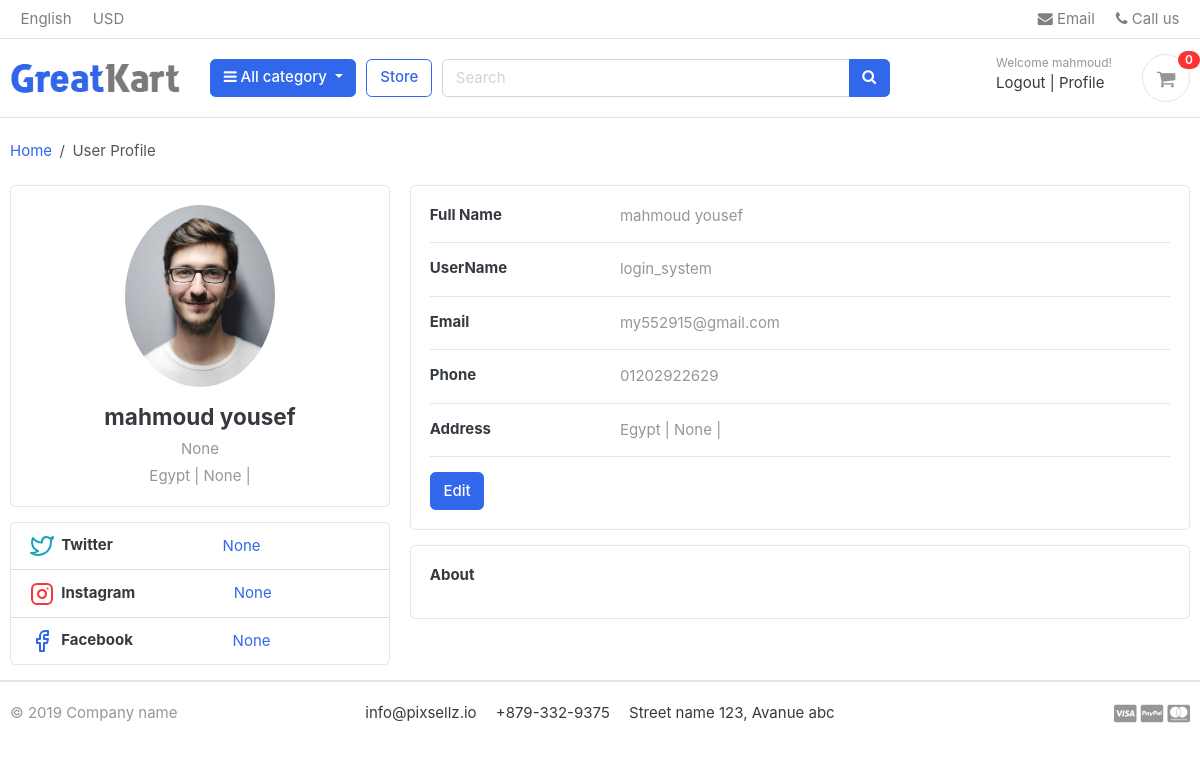
/accounts/profile/ (signed in), run on an earlier commit of the app's database.
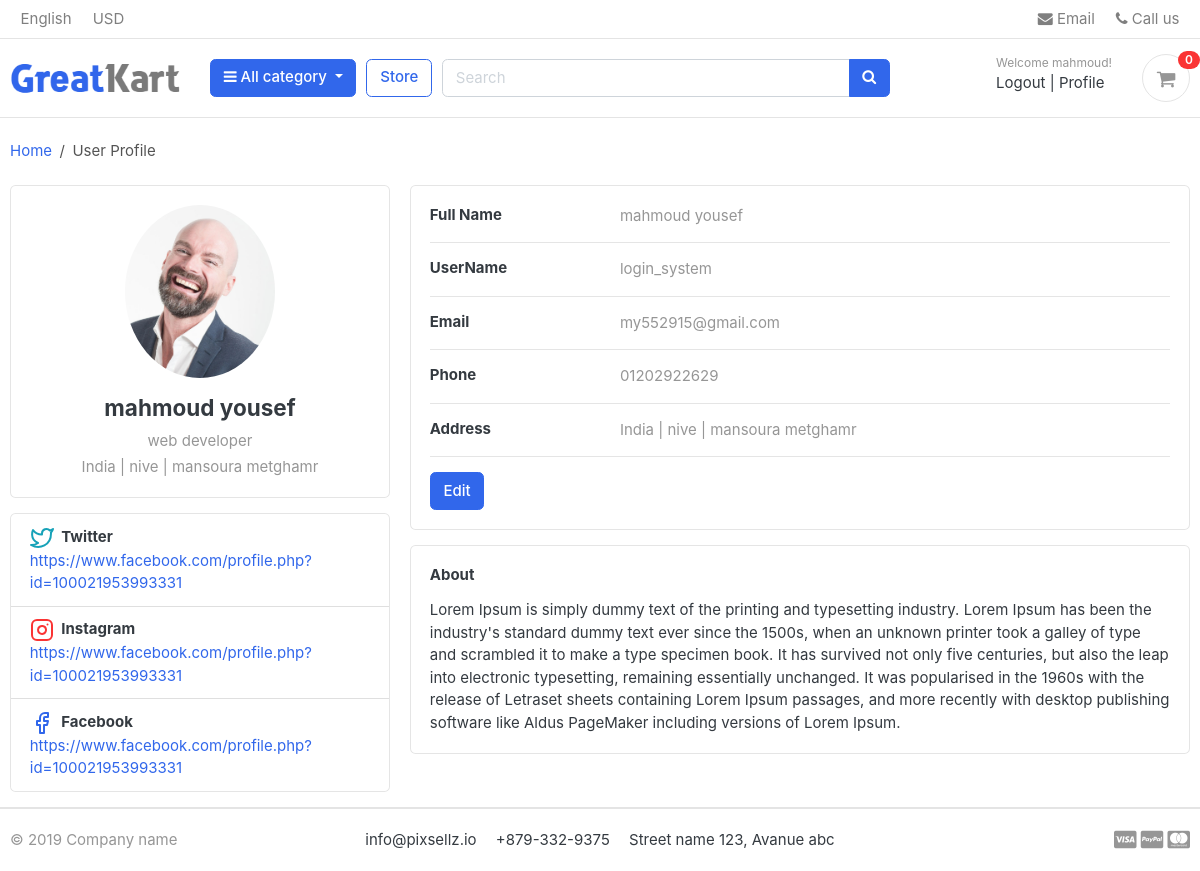
And on a later commit of the database.
### accounts/models.py (models this page shows, shortened)
class Account(AbstractBaseUser):
    first_name      = models.CharField(max_length=50)
    last_name       = models.CharField(max_length=50)
    username        = models.CharField(max_length=50, unique=True)
    email           = models.EmailField(max_length=100, unique=True)
    phone_number    = models.CharField(max_length=50)
    date_joined     = models.DateTimeField(auto_now_add=True)
    last_login      = models.DateTimeField(auto_now_add=True)
    is_admin        = models.BooleanField(default=False)
    is_staff        = models.BooleanField(default=False)
    is_active        = models.BooleanField(default=False)
    is_superadmin        = models.BooleanField(default=False)
    USERNAME_FIELD = 'email'
    REQUIRED_FIELDS = ['username', 'first_name', 'last_name']
    objects = MyAccountManager()

class Profile(models.Model):
    user = models.OneToOneField(Account,on_delete=models.CASCADE)
    full_name = models.CharField(max_length=50, null= True)
    phone_number = models.CharField(max_length=20)
    address = models.CharField(max_length=50)
    image = models.ImageField(upload_to='users/')
    about = models.TextField(max_length=4000 , blank=True , null=True)
    country = models.CharField(max_length=50 ,blank=True, null=True)
    company = models.CharField(max_length=100 ,blank=True, null=True)
    address_line_1 = models.CharField( max_length=50 , blank=True)
    address_line_2 = models.CharField( max_length=50 , blank=True)
    fb_link = models.URLField( max_length=200 , blank=True , null=True)
    twitter_link = models.URLField( max_length=200, blank=True , null=True)
    instagram_link = models.URLField( max_length=200, blank=True , null=True)
    linked_in_link = models.URLField( max_length=200, blank=True , null=True)
    headline = models.CharField(max_length=50 , blank=True, null=True)
    city = models.CharField(max_length=50 ,blank=True, null=True)
    def full_name(self):
        return f'{self.user.first_name} {self.user.last_name}'
    def full_address(self):
        return f"{self.country} | {self.city} | {self.address_line_1} {self.address_line_2}"

### accounts/views.py (the view)
# urls.py: path('profile/' , views.profile , name='profile'),
def profile(request):
    profile=Profile.objects.get(user=request.user)
    return render(request,'accounts/profile.html',{'profile':profile})

### accounts/templates/accounts/profile.html (shortened to what this page needs)
{% extends 'base.html' %}
{% load static %}
{% block body %}
<div class="container">
  <div class="main-body"><br>
    <nav aria-label="breadcrumb" class="main-breadcrumb">
      <ol class="breadcrumb">
        <li class="breadcrumb-item"><a href="/">Home</a></li>
        <li class="breadcrumb-item active" aria-current="page">User Profile</li>
      </ol>
    </nav>
    <br>
    <div class="row gutters-sm">
      <div class="col-md-4 mb-3">
        <div class="card">
          <div class="card-body">
            <div class="d-flex flex-column align-items-center text-center">
              {% if profile.image.url %}
              <img src="{{profile.image.url}}" alt="Admin" class="rounded-circle" width="150">
              {% else %}
              <img src="https://bootdey.com/img/Content/avatar/avatar7.png" alt="Admin" class="rounded-circle"
                width="150">
              {% endif %}
              <div class="mt-3">
                <h4>{{profile.full_name}}</h4>
                <p class="text-muted mb-1">{{profile.headline}}</p>
                <p class="text-muted font-size-sm">{{profile.full_address}}</p>
              </div>
            </div>
          </div>
        </div>
        <div class="card mt-3">
          <ul class="list-group list-group-flush">
            <li class="list-group-item d-flex justify-content-between align-items-center flex-wrap">
              <h6 class="mb-0">Twitter</h6>
              <span class="text-muted"><a href="{{profile.twitter_link}}">{{profile.twitter_link}}</a></span>
            </li>
            <li class="list-group-item d-flex justify-content-between align-items-center flex-wrap">
              <h6 class="mb-0">Instagram</h6>
              <span class="text-muted"><a href="{{profile.instagram_link}}">{{profile.instagram_link}}</a></span>
            </li>
            <li class="list-group-item d-flex justify-content-between align-items-center flex-wrap">
              <h6 class="mb-0">Facebook</h6>
              <span class="text-muted"><a href="{{profile.fb_link}}">{{profile.fb_link}}</a></span>
            </li>
          </ul>
        </div>
      </div>
      <div class="col-md-8">
        <div class="card mb-3">
          <div class="card-body">
            <div class="row">
              <div class="col-sm-3">
                <h6 class="mb-0">Full Name</h6>
              </div>
              <div class="col-sm-9 text-muted">
                {{profile.full_name}}
              </div>
            </div>
            <hr>
            <div class="row">
              <div class="col-sm-3">
                <h6 class="mb-0">UserName</h6>
              </div>
              <div class="col-sm-9 text-muted">
                {{profile.user.username}}
              </div>
            </div>
            <hr>
            <div class="row">
              <div class="col-sm-3">
                <h6 class="mb-0">Email</h6>
              </div>
              <div class="col-sm-9 text-muted">
                {{profile.user.email}}
              </div>
            </div>
            <hr>
            <div class="row">
              <div class="col-sm-3">
                <h6 class="mb-0">Phone</h6>
              </div>
              <div class="col-sm-9 text-muted">
                {{profile.phone_number}}
              </div>
            </div>
            <hr>
            <div class="row">
              <div class="col-sm-3">
                <h6 class="mb-0">Address</h6>
              </div>
              <div class="col-sm-9 text-muted">
                {{profile.full_address}}
              </div>
            </div>
            <hr>
            <div class="row">
              <div class="col-sm-12">
                <a class="btn btn-primary " target="__blank" href="{% url 'edit_profile'%}">Edit</a>
              </div>
            </div>
          </div>
        </div>
        <div class="row gutters-sm">
          <div class="col-sm-12 mb-3">
            <div class="card h-100">
              <div class="card-body">
                <h6 class="d-flex align-items-center mb-3">About</h6>
                <p>{{profile.about}}</p>
              </div>
            </div>
          </div>
        </div>
      </div>
    </div>
  </div>
</div>
{% endblock %}

### templates/base.html (shortened to what this page needs)
{% load static %}
<!DOCTYPE HTML>
<html lang="en">
<head>
	<link href="{% static 'css/bootstrap.css'%}" rel="stylesheet" type="text/css" />
	<link href="{% static 'fonts/fontawesome/css/all.min.css'%}" type="text/css" rel="stylesheet">
	<link href="{% static 'css/ui.css'%}" rel="stylesheet" type="text/css" />
	<link href="{% static 'css/responsive.css'%}" rel="stylesheet" media="only screen and (max-width: 1200px)" />
	<link href="{% static 'css/custum.css'%}" rel="stylesheet" type="text/css" />
	<link rel="stylesheet" href="https://cdnjs.cloudflare.com/ajax/libs/font-awesome/4.7.0/css/font-awesome.min.css">
</head>
<body>
	<header class="section-header">
		<nav class="navbar p-md-0 navbar-expand-sm navbar-light border-bottom">
			<div class="container">
				<div class="collapse navbar-collapse" id="navbarTop4">
					<ul class="navbar-nav mr-auto">
						<li class="nav-item dropdown">
							<a href="#" class="nav-link"> English </a>
						</li>
						<li class="nav-item dropdown">
							<a href="#" class="nav-link"> USD </a>
						</li>
					</ul>
					<ul class="navbar-nav">
						<li><a href="#" class="nav-link"> <i class="fa fa-envelope"></i> Email </a></li>
						<li><a href="#" class="nav-link"> <i class="fa fa-phone"></i> Call us </a></li>
					</ul>
				</div>
			</div>
		</nav>
		<section class="header-main border-bottom">
			<div class="container">
				<div class="row align-items-center">
					<div class="col-lg-2 col-md-3 col-6">
						<a href="./" class="brand-wrap">
							<img class="logo" src="{% static './images/logo.png'%}">
						</a>
					</div>
					<div class="col-lg col-sm col-md col-6 flex-grow-0">
						<div class="category-wrap dropdown d-inline-block float-right">
							<button type="button" class="btn btn-primary dropdown-toggle" data-toggle="dropdown">
								<i class="fa fa-bars"></i> All category
							</button>
						</div>
					</div>
					<a href="./store.html" class="btn btn-outline-primary">Store</a>
					<div class="col-lg  col-md-6 col-sm-12 col">
						<form action="#" class="search">
							<div class="input-group w-100">
								<input type="text" class="form-control" style="width:60%;" placeholder="Search">
								<div class="input-group-append">
									<button class="btn btn-primary" type="submit">
										<i class="fa fa-search"></i>
									</button>
								</div>
							</div>
						</form>
					</div>
					<div class="col-lg-3 col-sm-6 col-8 order-2 order-lg-3">
						<div class="d-flex justify-content-end mb-3 mb-lg-0">
							<div class="widget-header">
								{% if request.user.is_authenticated %}
								<small class="title text-muted">Welcome {{user.first_name}}!</small>
								<div>
									<a href="{% url 'logout'%}">Logout</a> <span class="dark-transp"> | </span>
									<a href=""> Profile</a>
								</div>
								{% else %}
								<small class="title text-muted">Welcome Guests!</small>
								<div>
									<a href="{% url 'login'%}">Sign in</a> <span class="dark-transp"> | </span>
									<a href="{% url 'register'%}"> Register</a>
								</div>
								{% endif %}
							</div>
							<a href="./cart.html" class="widget-header pl-3 ml-3">
								<div class="icon icon-sm rounded-circle border"><i class="fa fa-shopping-cart"></i>
								</div>
								<span class="badge badge-pill badge-danger notify">0</span>
							</a>
						</div>
					</div>
				</div>
			</div>
		</section>
	</header>
	{% block body %}
	{% endblock body %}
	<footer class="section-footer border-top">
		<div class="container">
			<section class="footer-bottom border-top row">
				<div class="col-md-2">
					<p class="text-muted"> &copy 2019 Company name </p>
				</div>
				<div class="col-md-8 text-md-center">
					<span class="px-2">info@pixsellz.io</span>
					<span class="px-2">+879-332-9375</span>
					<span class="px-2">Street name 123, Avanue abc</span>
				</div>
				<div class="col-md-2 text-md-right text-muted">
					<i class="fab fa-lg fa-cc-visa"></i>
					<i class="fab fa-lg fa-cc-paypal"></i>
					<i class="fab fa-lg fa-cc-mastercard"></i>
				</div>
			</section>
		</div>
	</footer>
</body>
</html>

### static/css/ui.css (style rules this page uses)
html { font-family: "Inter", sans-serif; font-size: 15px; }
.icon-xs, .icon-sm, .icon-md, .icon-lg { display: inline-block; text-align: center; flex-shrink: 0; flex-grow: 0; }
.icon-sm { width: 48px; height: 48px; line-height: 48px !important; font-size: 20px; }
p:last-child { margin-bottom: 0; }
.header-main { position: relative; padding-top: 1rem; padding-bottom: 1rem; }
.brand-wrap .logo, .navbar-brand .logo { margin-right: 7px; max-height: 42px; display: inline-block; }
.widget-header { display: inline-block; vertical-align: middle; position: relative; }
.widget-header a { color: #343a40; }
.widget-header i { color: #969696; }
.widget-header .title { display: block; }
.widget-header .notify { position: absolute; top: -3px; right: -10px; }
.footer-bottom { padding-top: 20px; padding-bottom: 20px; }
[class*=list-] li:after { visibility: hidden; display: block; content: ""; overflow: hidden; height: 0; clear: both; }
.notify { position: absolute; top: -4px; right: -10px; display: inline-block; padding: 0.25em 0.6em; font-size: 12px; line-height: 1; text-align: center; border-radius: 3rem; color: #fff; background-color: #fa3434; }

What changed in the data, as far as the page shows it:
changed Profile "mahmoud yousef": image: a different picture; headline "None" → "web developer"; full_address "Egypt | None |" → "India | nive | mansoura metghamr"; twitter_link "None" → "https://www.facebook.com/profile.php?id=100021953993331"; instagram_link "None" → "https://www.facebook.com/profile.php?id=100021953993331"; fb_link "None" → "https://www.facebook.com/profile.php?id=100021953993331"; about (not shown) → "Lorem Ipsum is simply dummy text of the printing and typesetting industry. Lorem Ipsum has been the industry's standard dummy text ever since the 1500s, when an unknown printer took a galley of type and scrambled it to make a type specimen book. It has survived not only five centuries, but also the leap into electronic typesetting, remaining essentially unchanged. It was popularised in the 1960s with the release of Letraset sheets containing Lorem Ipsum passages, and more recently with desktop publishing software like Aldus PageMaker including versions of Lorem Ipsum."
